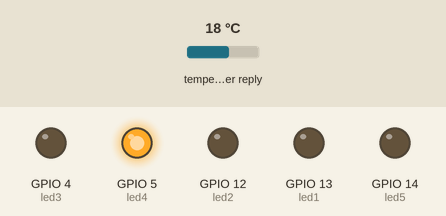
A sketch run on a simulated ESP8266 (NodeMCU). On the bench: output pins drawn as LEDs (lit = HIGH). Inputs (shaded band) come from the test bench; at power-on: temperature in the weather reply 18 °C. WiFi joins after 1.5 s; servers stay silent unless stated; web services answer with replies made up by the test bench; what the sketch prints to the serial monitor is not drawn.

Above: at 6.7 s.
At 7.3 s:
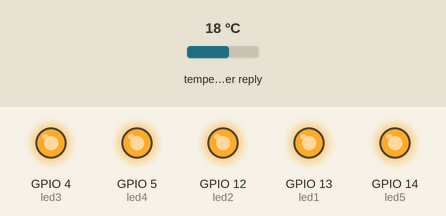
At 8.3 s:
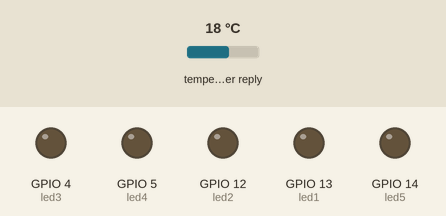
At 9.6 s:
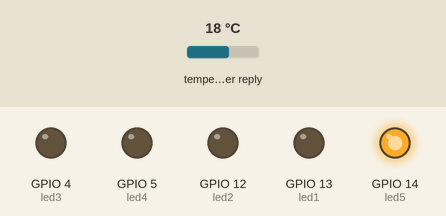
Timing chart, 0 to 11.1 s (numbered marks = the images above):
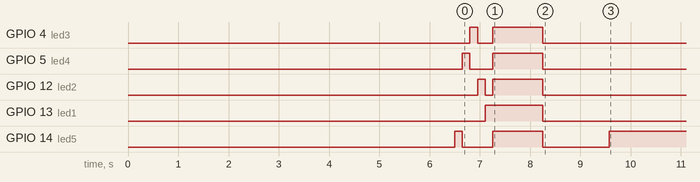

The sketch:

defcon.ino
```cpp
#include <ESP8266WiFi.h>
#include <WiFiClientSecure.h>
#include <ArduinoJson.h>

#ifndef STASSID
#define STASSID "SSID GOES HERE"  // Update this
#define STAPSK  "PASSWORD GOES HERE" // Update this
#endif

const char* ssid = STASSID;
const char* password = STAPSK;

const char* host = "api.openweathermap.org";
const int httpsPort = 443;

int led1 = 13; // D7: white #1
int led2 = 12; // D6: red #2
int led3 = 4;  // D2: yellow #3
int led4 = 5;  // D1: green #4
int led5 = 14; // D5: blue #5

// called once on startup
void setup() {
  pinMode(led1, OUTPUT);
  pinMode(led2, OUTPUT);
  pinMode(led3, OUTPUT);
  pinMode(led4, OUTPUT);
  pinMode(led5, OUTPUT);

  // Turn off LEDs 1-5
  lightsOff();

  // Initialize Serial port
  Serial.begin(115200);
  while (!Serial) continue;

  Serial.println();
  Serial.print("connecting to ");
  Serial.println(ssid);
  WiFi.mode(WIFI_STA);
  WiFi.begin(ssid, password);
  while (WiFi.status() != WL_CONNECTED) {
    delay(500);
    Serial.print(".");
  }
  Serial.println("");
  Serial.println("WiFi connected");
  Serial.println("IP address: ");
  Serial.println(WiFi.localIP());

  delay(5000);

  // Run light test
  lightTest();
}

void loop() {
  // Let's request the temperature, but no more than once every 5 minutes.
  Serial.println("Requesting Temperature!");
  getTemp();

  // and wait at least 5 minutes before doing it again
  delay(300000);
}

void lightTest() {
  digitalWrite(led5, HIGH);
  delay(150);
  digitalWrite(led5, LOW);
  digitalWrite(led4, HIGH);
  delay(150);
  digitalWrite(led4, LOW);
  digitalWrite(led3, HIGH);
  delay(150);
  digitalWrite(led3, LOW);
  digitalWrite(led2, HIGH);
  delay(150);
  digitalWrite(led2, LOW);
  digitalWrite(led1, HIGH);
  delay(150);

  lightsOn();

  // We'll leave it on for 1 second...
  delay(1000);

  // Then we'll turn it off...
  lightsOff();
}

void lightsOff() {
  digitalWrite(led1, LOW);
  digitalWrite(led2, LOW);
  digitalWrite(led3, LOW);
  digitalWrite(led4, LOW);
  digitalWrite(led5, LOW);
}

void lightsOn() {
  digitalWrite(led1, HIGH);
  digitalWrite(led2, HIGH);
  digitalWrite(led3, HIGH);
  digitalWrite(led4, HIGH);
  digitalWrite(led5, HIGH);
}

void getTemp() {
  WiFiClientSecure client;
  client.setInsecure(); // This allows us to connect to https without actual security
  Serial.print("connecting to ");
  Serial.println(host);

  if (!client.connect(host, httpsPort)) {
    Serial.println("connection failed");
    return;
  }

  String url = "/data/2.5/weather?appid=62f6f8ad27ed4ad5ff31825d92efe431&id=5331835&units=imperial";
  Serial.print("requesting URL: ");
  Serial.println(url);

  client.print(String("GET ") + url + " HTTP/1.1\r\n" +
               "Host: " + host + "\r\n" +
               "User-Agent: DEFCON\r\n" +
               "Connection: close\r\n\r\n");

  Serial.println("request sent");
  while (client.connected()) {
    String json = client.readStringUntil('\n');
    if (json == "\r") {
      Serial.println("headers received");
      break;
    }
  }
  String json = client.readStringUntil('\n');
  Serial.println("reply was:");
  Serial.println("==========");
  Serial.println(json);
  Serial.println("==========");

  // Allocate JsonBuffer
  // Used arduinojson.org/assistant to compute the capacity.
  const size_t capacity = JSON_ARRAY_SIZE(1) + 2 * JSON_OBJECT_SIZE(1) + 2 * JSON_OBJECT_SIZE(2) + JSON_OBJECT_SIZE(4) + JSON_OBJECT_SIZE(5) + JSON_OBJECT_SIZE(6) + JSON_OBJECT_SIZE(14);
  DynamicJsonDocument doc(capacity);

  // Parse JSON object
  deserializeJson(doc, json);

  // Extract raw value
  float temperature = doc["main"]["temp"]; // e.g. 57.87
  int roundedTemp = round(temperature); // e.g. 58

  Serial.println("Temp: ");
  Serial.println(roundedTemp);

  // Set temperature value on DEFCON
  setTemp(roundedTemp);
}

// This function will get called when weather data comes in
void setTemp(int temp) {
  Serial.println("Setting temp...");
  Serial.println(temp);

  if (temp <= 69) { // Light up #5 if in the 60s
    lightsOff();
    digitalWrite(led5, HIGH);
  } else if (temp <= 79) { // Light up #4 if in the 70s
    lightsOff();
    digitalWrite(led4, HIGH);
  } else if (temp <= 89) { // Light up #3 if in the 80s
    lightsOff();
    digitalWrite(led3, HIGH);
  } else if (temp <= 99) { // Light up #2 if in the 90s
    lightsOff();
    digitalWrite(led2, HIGH);
  } else if (temp >= 100) { // Light up #1 if in the 100s
    lightsOff();
    digitalWrite(led1, HIGH);
  }
}
```

Measured:
- by itself, GPIO 14 (led5): HIGH → LOW at 6.7 s, → HIGH 0.60 s later, → LOW 1.0 s later, → HIGH 1.3 s later
